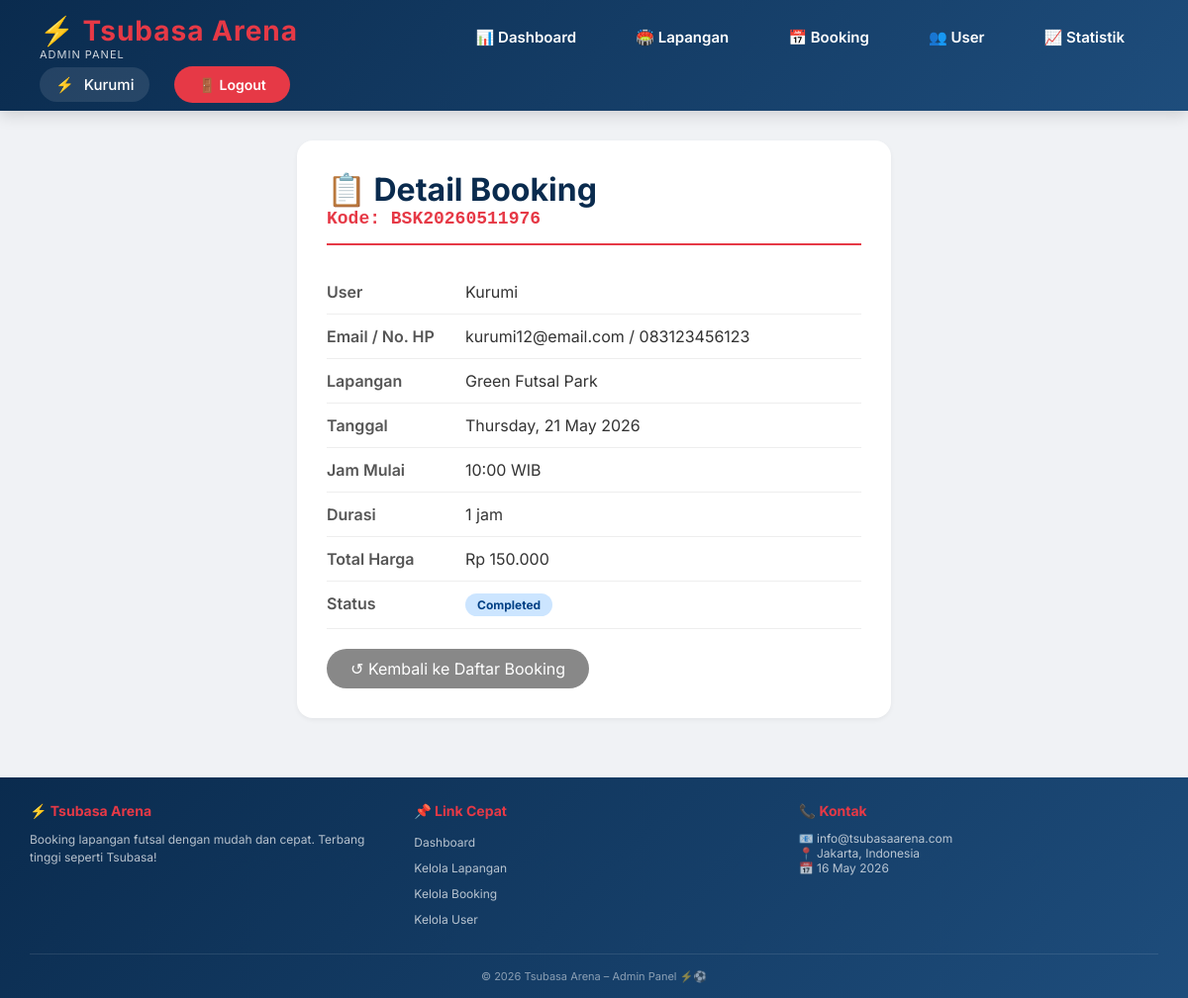
The app's page /tsubasa_arena/admin/detail_booking.php?id=4 (signed in) with its own data.
### tables this page shows
CREATE TABLE `booking` (
  `id` int(11) NOT NULL,
  `id_user` int(11) NOT NULL,
  `id_lapangan` int(11) NOT NULL,
  `kode_booking` varchar(20) NOT NULL,
  `tanggal` date NOT NULL,
  `jam_mulai` time NOT NULL,
  `durasi` int(11) NOT NULL DEFAULT 1,
  `total_harga` int(11) NOT NULL,
  `catatan` text DEFAULT NULL,
  `bukti_pembayaran` varchar(255) DEFAULT NULL,
  `status` enum('pending','confirmed','completed','canceled') DEFAULT 'pending',
  `created_at` datetime DEFAULT current_timestamp()
);

CREATE TABLE `users` (
  `id` int(11) NOT NULL,
  `nama` varchar(100) NOT NULL,
  `username` varchar(50) DEFAULT NULL,
  `email` varchar(100) NOT NULL,
  `password` varchar(255) NOT NULL,
  `no_hp` varchar(15) DEFAULT NULL,
  `role` enum('admin','user') DEFAULT 'user',
  `created_at` datetime DEFAULT current_timestamp(),
  `is_active` tinyint(4) DEFAULT 1
);

CREATE TABLE `lapangan` (
  `id` int(11) NOT NULL,
  `nama_lapangan` varchar(100) NOT NULL,
  `deskripsi` text DEFAULT NULL,
  `lokasi` text DEFAULT NULL,
  `harga_per_jam` int(11) NOT NULL,
  `foto` varchar(255) DEFAULT NULL,
  `status` enum('aktif','nonaktif') DEFAULT 'aktif',
  `created_at` datetime DEFAULT current_timestamp()
);

### tsubasa_arena/admin/detail_booking.php (the view, shortened to what this page needs)
<?php
include '../includes/header_admin.php';
include '../config/database.php';
$id = isset($_GET['id']) ? (int)$_GET['id'] : 0;
$query = "SELECT b.*, u.nama as user_nama, u.email, u.no_hp, l.nama_lapangan, l.harga_per_jam
          FROM booking b
          JOIN users u ON b.id_user = u.id
          JOIN lapangan l ON b.id_lapangan = l.id
          WHERE b.id = $id";
$result = mysqli_query($conn, $query);
$booking = mysqli_fetch_assoc($result);
?>
<div class="detail-container">
    <div class="detail-header">
        <h1>📋 Detail Booking</h1>
        <p class="kode-booking">Kode: <?= $booking['kode_booking'] ?></p>
    </div>
    <div class="detail-row">
        <div class="detail-label">User</div>
        <div class="detail-value"><?= $booking['user_nama'] ?></div>
    </div>
    <div class="detail-row">
        <div class="detail-label">Email / No. HP</div>
        <div class="detail-value"><?= $booking['email'] ?> / <?= $booking['no_hp'] ?></div>
    </div>
    <div class="detail-row">
        <div class="detail-label">Lapangan</div>
        <div class="detail-value"><?= $booking['nama_lapangan'] ?></div>
    </div>
    <div class="detail-row">
        <div class="detail-label">Tanggal</div>
        <div class="detail-value"><?= date('l, d F Y', strtotime($booking['tanggal'])) ?></div>
    </div>
    <div class="detail-row">
        <div class="detail-label">Jam Mulai</div>
        <div class="detail-value"><?= date('H:i', strtotime($booking['jam_mulai'])) ?> WIB</div>
    </div>
    <div class="detail-row">
        <div class="detail-label">Durasi</div>
        <div class="detail-value"><?= $booking['durasi'] ?> jam</div>
    </div>
    <div class="detail-row">
        <div class="detail-label">Total Harga</div>
        <div class="detail-value">Rp <?= number_format($booking['total_harga'], 0, ',', '.') ?></div>
    </div>
    <div class="detail-row">
        <div class="detail-label">Status</div>
        <div class="detail-value">
            <?php
            $status_class = '';
            switch($booking['status']) {
                case 'completed': $status_class = 'status-completed'; break;
            }
            ?>
            <span class="status-badge <?= $status_class ?>"><?= ucfirst($booking['status']) ?></span>
        </div>
    </div>
    <a href="booking.php" class="btn-back">↺ Kembali ke Daftar Booking</a>
</div>
<?php include '../includes/footer_admin.php'; ?>

### tsubasa_arena/includes/header_admin.php (style rules this page uses)
* { margin: 0; padding: 0; box-sizing: border-box; }
body { font-family: 'Inter', sans-serif; background: #f0f2f5; color: #1a2a3a; display: flex; flex-direction: column; min-height: 100vh; }

### tsubasa_arena/admin/detail_booking.php (style rules this page uses)
.detail-container { background: white; border-radius: 16px; padding: 30px; max-width: 600px; margin: 0 auto; box-shadow: 0 2px 5px rgba(0,0,0,0.05); }
.detail-header { border-bottom: 2px solid #e63946; padding-bottom: 15px; margin-bottom: 25px; }
.detail-header h1 { color: #0a2b4e; }
.detail-row { display: flex; padding: 12px 0; border-bottom: 1px solid #eee; }
.detail-label { width: 140px; font-weight: 600; color: #555; }
.detail-value { flex: 1; color: #333; }
.kode-booking { font-family: monospace; font-size: 18px; font-weight: bold; color: #e63946; }
.status-badge { padding: 4px 12px; border-radius: 20px; font-size: 12px; font-weight: bold; display: inline-block; }
.status-completed { background: #cce5ff; color: #004085; }
.btn-back { background: #888; color: white; padding: 10px 24px; border: none; border-radius: 30px; text-decoration: none; display: inline-block; margin-top: 20px; transition: all 0.3s; }

### records on screen
booking: kode_booking "BSK20260511976", id_user.nama "Kurumi", id_user.email "kurumi12@email.com", id_user.no_hp "083123456123", id_lapangan.nama_lapangan "Green Futsal Park", tanggal "Thursday, 21 May 2026", jam_mulai "10:00", durasi "1", total_harga "150.000", status "Completed"

### other values on screen
$_SESSION['admin_nama'] "Kurumi"
